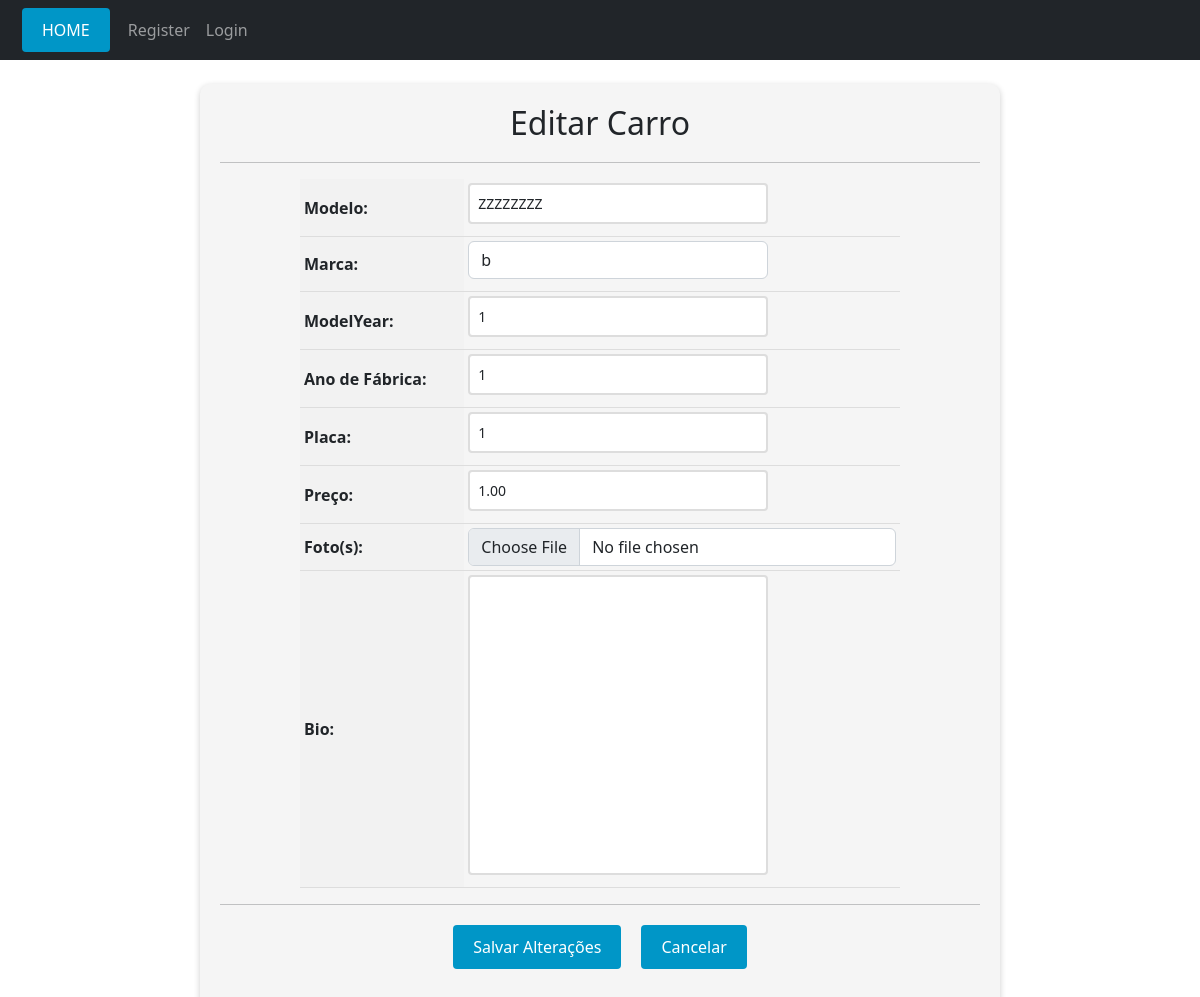
Page /cars/car_update/28/update/ on the earlier database version.
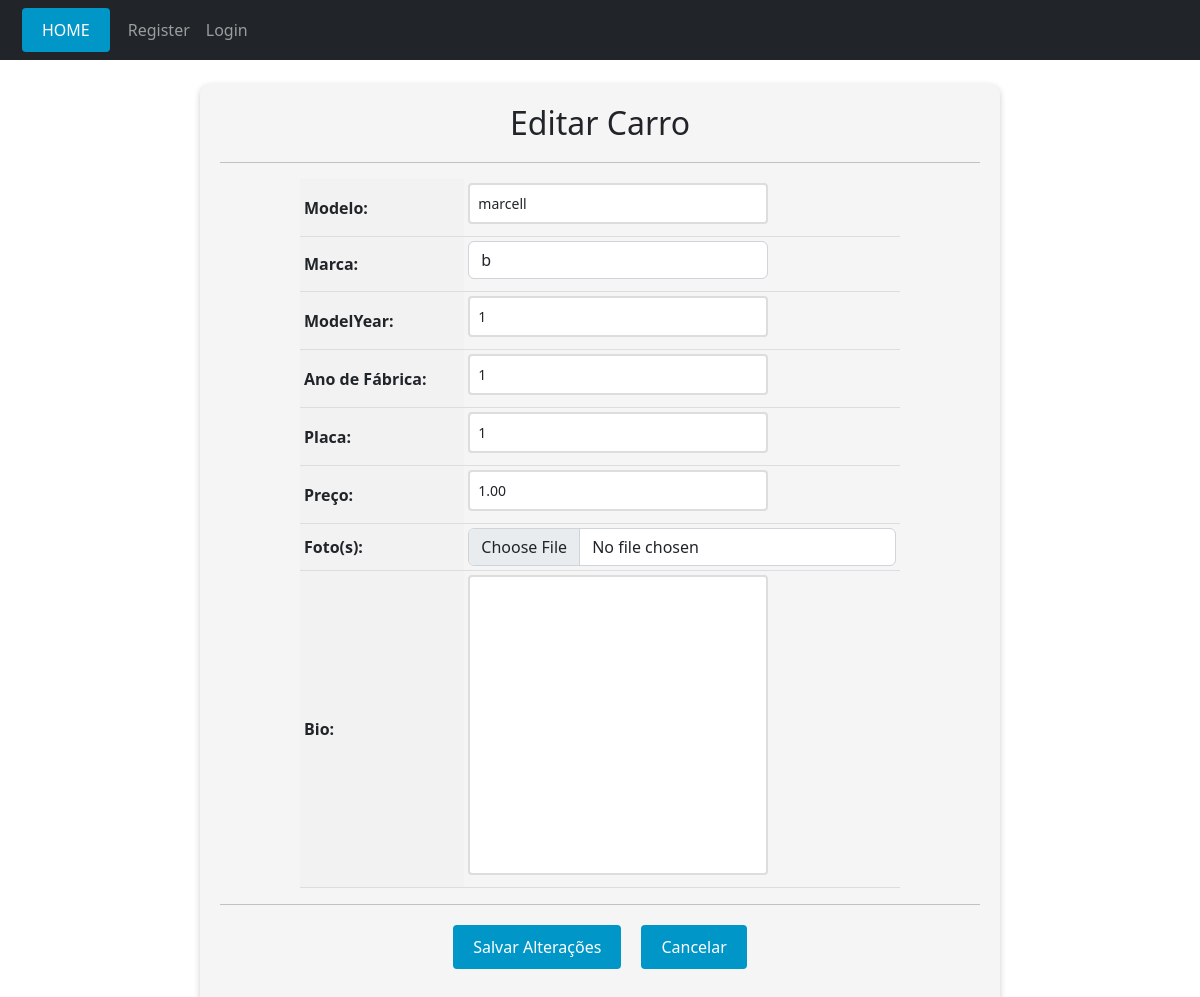
Same page on the later database version.
### Car/models.py (models this page shows, shortened)
class Car(models.Model):
    id = models.AutoField(primary_key=True)
    model = models.CharField(max_length = 80)
    brand = models.ForeignKey("Marca", on_delete=models.PROTECT, related_name="brand_car")
    modelYear = models.IntegerField(blank=True, null=True)
    factoryYear = models.IntegerField(blank=True, null=True)
    plate = models.CharField(max_length=10, blank = True, null=True)
    price = models.DecimalField(max_digits=10, decimal_places=2)
    photo = models.ImageField(upload_to="cars/", blank=True, null=True)
    bio = models.TextField(max_length=300, blank=True, null=True)

class Marca(models.Model):
    id = models.AutoField(primary_key=True)
    brand = models.CharField(max_length = 80)
    def __str__(self):
        return self.brand

### Car/views.py (the view)
# urls.py: path('car_update/<int:pk>/update/', CarUpdateView.as_view(), name='car_update'),
class CarUpdateView(UpdateView):
    model = Car
    form_class = CarModelForm
    template_name = "car_update.html"
    success_url = '/cars/car_list/'

### Car/forms.py
class CarModelForm(forms.ModelForm):
   class Meta:
      model = Car
      fields = '__all__'
      exclude = ['id']
      widgets = {
         'price': forms.NumberInput(attrs={'class': 'form-control'}),
         'photo': forms.FileInput(attrs={'class': 'form-control'}),
         'model': forms.TextInput(attrs={'class': 'form-control'}),
         'brand': forms.Select(attrs={'class': 'form-control'}),
         'factoryYear': forms.NumberInput(attrs={'class': 'form-control'}),
         'plate': forms.TextInput(attrs={'class': 'form-control'}),
         'modelYear': forms.NumberInput(attrs={'class': 'form-control'}),
         'bio': forms.TextInput(attrs={'class': 'form-control', 'style': 'width: 500px; height: 300px'}),
      }
      labels = {
         'model': 'Modelo',
         'brand': 'Marca',
         'factoryYear': 'Ano de Fábrica',
         'plate': 'Placa',
         'photo': 'Foto(s)',
         'price': 'Preço',
         'bio': 'Bio'
      }

### Car/templates/car_update.html (shortened to what this page needs)
{% extends "base.html" %}
{% block content %}
  <br>
  <form method="post" enctype="multipart/form-data">
    <h1>Editar Carro</h1>
    <hr>
    <table>
      {{ form.as_table }}
    </table>
    <hr>
    <div>
      <div class="buttons-container">
        <input type="submit" value="Salvar Alterações" class="btn btn-primary">
        <a href="{% url 'car_list' %}" class="btn btn-secondary">Cancelar</a>
      </div>
    </div>
  </form>
{% endblock %}

### templates/base.html (shortened to what this page needs)
<!doctype html>
<html lang="en">
  <head>
    <link href="https://cdn.jsdelivr.net/npm/bootstrap@5.2.3/dist/css/bootstrap.min.css" rel="stylesheet">
  </head>
  <body>
    {% include "parcials/_nav.html" %}
    <div class="container">
      {% block content %}
      {% endblock content %}
    </div>
  </body>
</html>

### templates/parcials/_nav.html (shortened to what this page needs)
<nav class="navbar navbar-dark navbar-expand bg-dark">
  <div class="container-fluid">
    <a class="navbar-brand btn" href="{% url "car_list" %}">HOME</a>
    <div class="collapse navbar-collapse" id="navbarSupportedContent">
      <ul class="navbar-nav me-auto mb-2 mb-lg-0">
        {% if not user.is_authenticated %}
          <li class="nav-item">
            <a class="nav-link" href="{% url "register" %}">Register</a>
          </li>
          <li class="nav-item">
            <a class="nav-link" href="{% url "login" %}">Login</a>
          </li>
          {% else %}
          <li class="nav-item">
            <a class="nav-link active btn" aria-current="page" href="{% url "new_car" %}">Novo Carro</a>
          </li>
        {% endif %}
      </ul>
    </div>
  </div>
</nav>

### Car/templates/car_update.html (style rules this page uses)
form { max-width: 800px; margin: 0 auto; padding: 20px; background-color: #f5f5f5; border-radius: 10px; box-shadow: 0 2px 6px rgba(0, 0, 0, 0.2); }
form h1 { font-size: 2rem; margin-bottom: 20px; text-align: center; }
table { margin: 0 auto; border-collapse: collapse; width: 100%; max-width: 600px; }
th, td { padding: 4px; text-align: left; border-bottom: 1px solid #ddd; }
th { background-color: #f2f2f2; }
input[type="text"], input[type="number"], select, textarea { padding: 8px; font-size: 14px; border: 2px solid #ddd; border-radius: 4px; width: 100%; max-width: 300px; margin-bottom: 8px; transition: border-bottom-color 0.3s ease-in-out; }
.btn { background-color: #0096c7; color: #fff; border: none; padding: 10px 20px; font-size: 16px; border-radius: 4px; cursor: pointer; transition: background-color 0.3s ease-in-out; }
.buttons-container { display: flex; justify-content: center; margin-top: 20px; margin-bottom: 20px; }
.btn { display: inline-block; background-color: #0096c7; color: #fff; border: none; padding: 10px 20px; font-size: 16px; border-radius: 4px; cursor: pointer; transition: background-color 0.3s ease-in-out; margin: 0 10px; }
a { text-decoration: none !important; }

Differences in the rows shown:
changed Car: model "ZZZZZZZZ" → "marcell"
